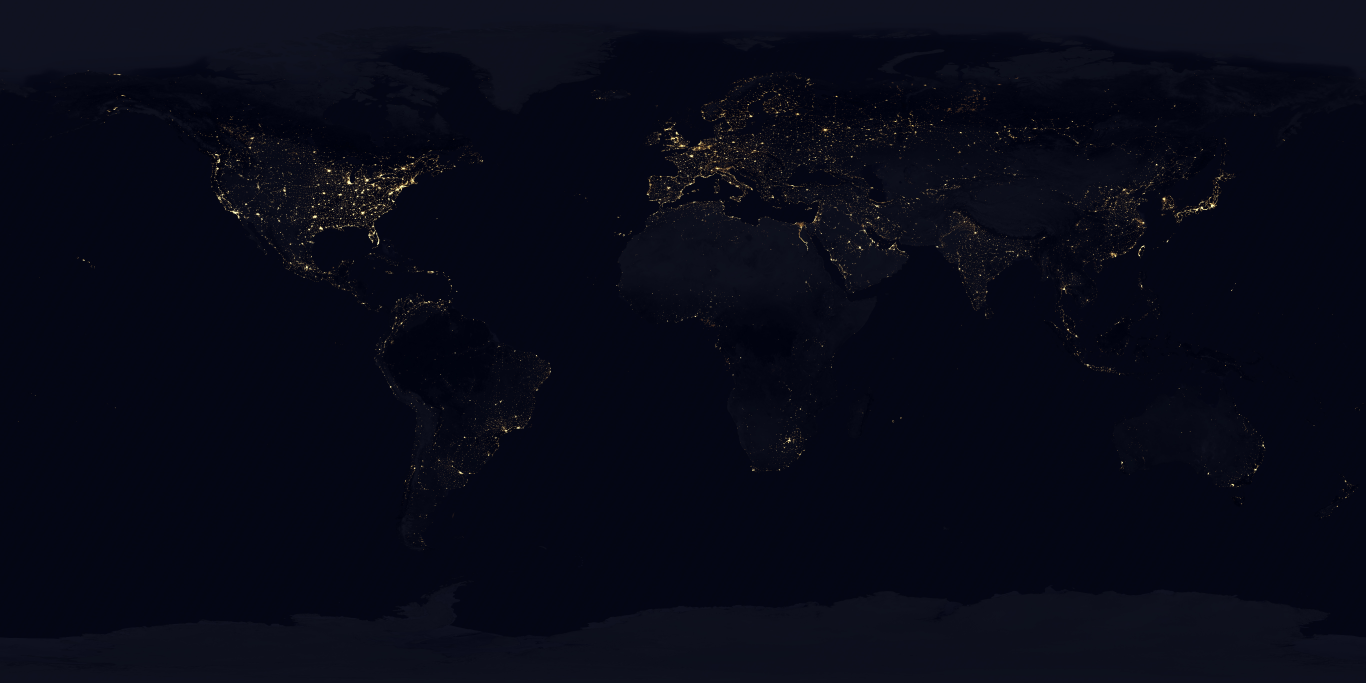
#> input picture 3d/assets/earth_8k_night.jpg, 8192 x 4096 px (shown at 1/6 size); its folder holds only this picture in this run
$ python equirect_to_cube.py
#> lines starting #> are read from the running program, lines starting #| are printed output that depends on the picture
#!/usr/bin/env python3
# Parallel equirect→cube projector. 8 worker processes, one per (texture, face)
# pair queued in a pool. Each face writes a 4096×4096 JPG with bilinear sampling.

import sys, os, math, time
from multiprocessing import Pool, cpu_count
from PIL import Image
import numpy as np

FACE_SIZE = 4096

FACES = {
    'px': lambda u, v: ( np.ones_like(u),       -v,            -u           ),
    'nx': lambda u, v: (-np.ones_like(u),       -v,             u           ),
    'py': lambda u, v: ( u,                      np.ones_like(u),  v        ),
    'ny': lambda u, v: ( u,                     -np.ones_like(u), -v        ),
    'pz': lambda u, v: ( u,                     -v,             np.ones_like(u)),
    'nz': lambda u, v: (-u,                     -v,            -np.ones_like(u)),
}

HERE = os.path.dirname(os.path.abspath(__file__))

# Cache source per-process so we don't re-load for every face.
_src_cache = {}
def get_src(src_path):
    if src_path not in _src_cache:
        img = Image.open(src_path).convert('RGB')
        _src_cache[src_path] = (np.asarray(img, dtype=np.uint8), img.size)
    return _src_cache[src_path]

def project_face(args):
    src_path, base_out, face = args
    out_path = f"{base_out}_{face}.jpg"
    if os.path.exists(out_path):
        return f"skip {out_path}"
    t0 = time.time()
    src_arr, (W, H) = get_src(src_path)

    coord = (np.arange(FACE_SIZE, dtype=np.float32) + 0.5) / FACE_SIZE * 2 - 1
    uu, vv = np.meshgrid(coord, coord)
    fn = FACES[face]
    x, y, z = fn(uu, vv)
    norm = np.sqrt(x*x + y*y + z*z)
    x /= norm; y /= norm; z /= norm
    lon = np.arctan2(z, x)
    lat = np.arcsin(np.clip(y, -1.0, 1.0))
    u_eq = (lon + math.pi) / (2 * math.pi) * W
    v_eq = (math.pi / 2 - lat) / math.pi * H

    x0 = np.clip(np.floor(u_eq).astype(np.int32), 0, W - 1)
    x1 = (x0 + 1) % W
    y0 = np.clip(np.floor(v_eq).astype(np.int32), 0, H - 1)
    y1 = np.clip(y0 + 1, 0, H - 1)
    fx = (u_eq - x0)[..., None].astype(np.float32)
    fy = (v_eq - y0)[..., None].astype(np.float32)

    c00 = src_arr[y0, x0].astype(np.float32)
    c10 = src_arr[y0, x1].astype(np.float32)
    c01 = src_arr[y1, x0].astype(np.float32)
    c11 = src_arr[y1, x1].astype(np.float32)
    top = c00 * (1 - fx) + c10 * fx
    bot = c01 * (1 - fx) + c11 * fx
    out = top * (1 - fy) + bot * fy
    Image.fromarray(np.clip(out, 0, 255).astype(np.uint8), 'RGB').save(out_path, quality=92, optimize=True)
    return f"{out_path} [{time.time()-t0:.1f}s]"

def main():
    jobs = []
    pairs = [
        ('earth_8k.jpg',        'earth_cube'),
        ('earth_8k_clouds.jpg', 'earth_cube_clouds'),
        ('earth_8k_night.jpg',  'earth_cube_night'),
        ('earth_8k_spec.jpg',   'earth_cube_spec'),
    ]
    for src, base in pairs:
        sp = os.path.join(HERE, src)
        bp = os.path.join(HERE, base)
        if not os.path.exists(sp):
            print(f"skip missing {sp}")
            continue
        for face in FACES.keys():
            jobs.append((sp, bp, face))

    nproc = min(8, cpu_count())
    print(f"Processing {len(jobs)} faces with {nproc} workers...")
    t0 = time.time()
    with Pool(nproc) as pool:
        for msg in pool.imap_unordered(project_face, jobs):
#> in project_face, `src_arr, (W, H) = get_src(src_path)`: W = 8192; H = 4096
#> in project_face, `u_eq = (lon + math.pi) / (2 * math.pi) * W`:
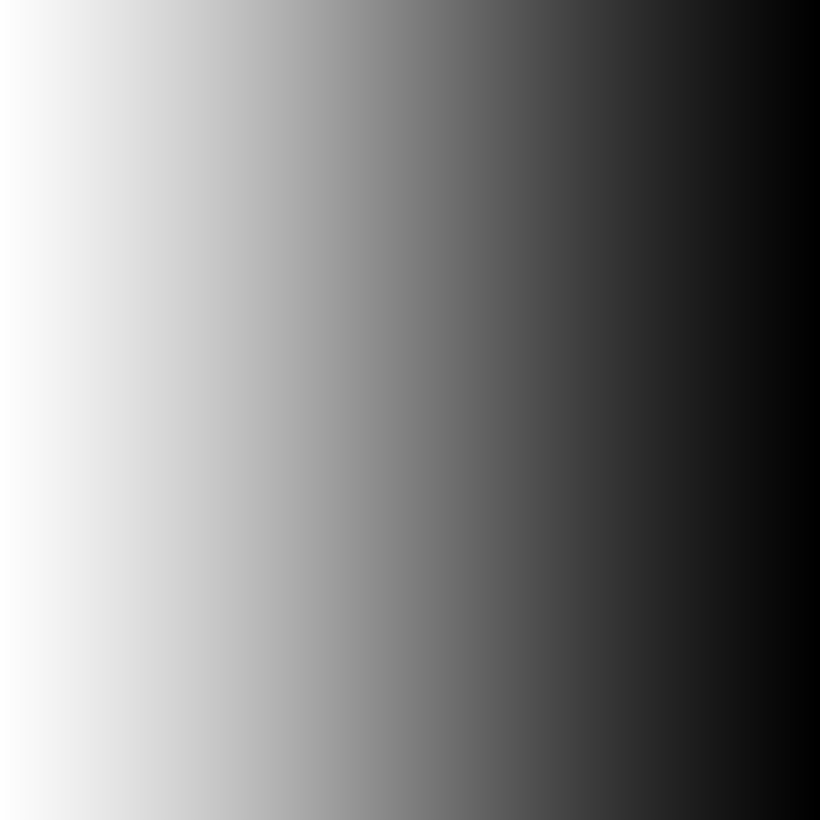
#> u_eq: shape (4096, 4096) float32 (shown at 1/5 size); min 3072.2, max 5119.8, mean 4096; drawn with min black and max white
#> in project_face, `v_eq = (math.pi / 2 - lat) / math.pi * H`:
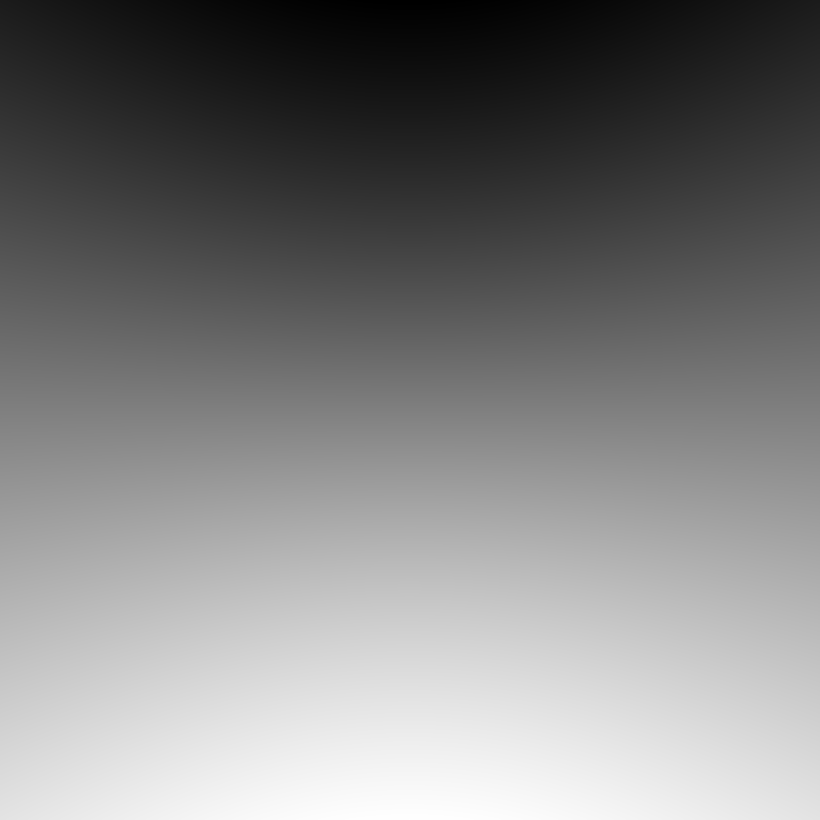
#> v_eq: shape (4096, 4096) float32 (shown at 1/5 size); min 1024.2, max 3071.8, mean 2048; drawn with min black and max white
            print(msg, flush=True)
    print(f"Total: {time.time()-t0:.1f}s")

if __name__ == '__main__':
#> (the run stopped early here; a loop or call above may not have finished)
